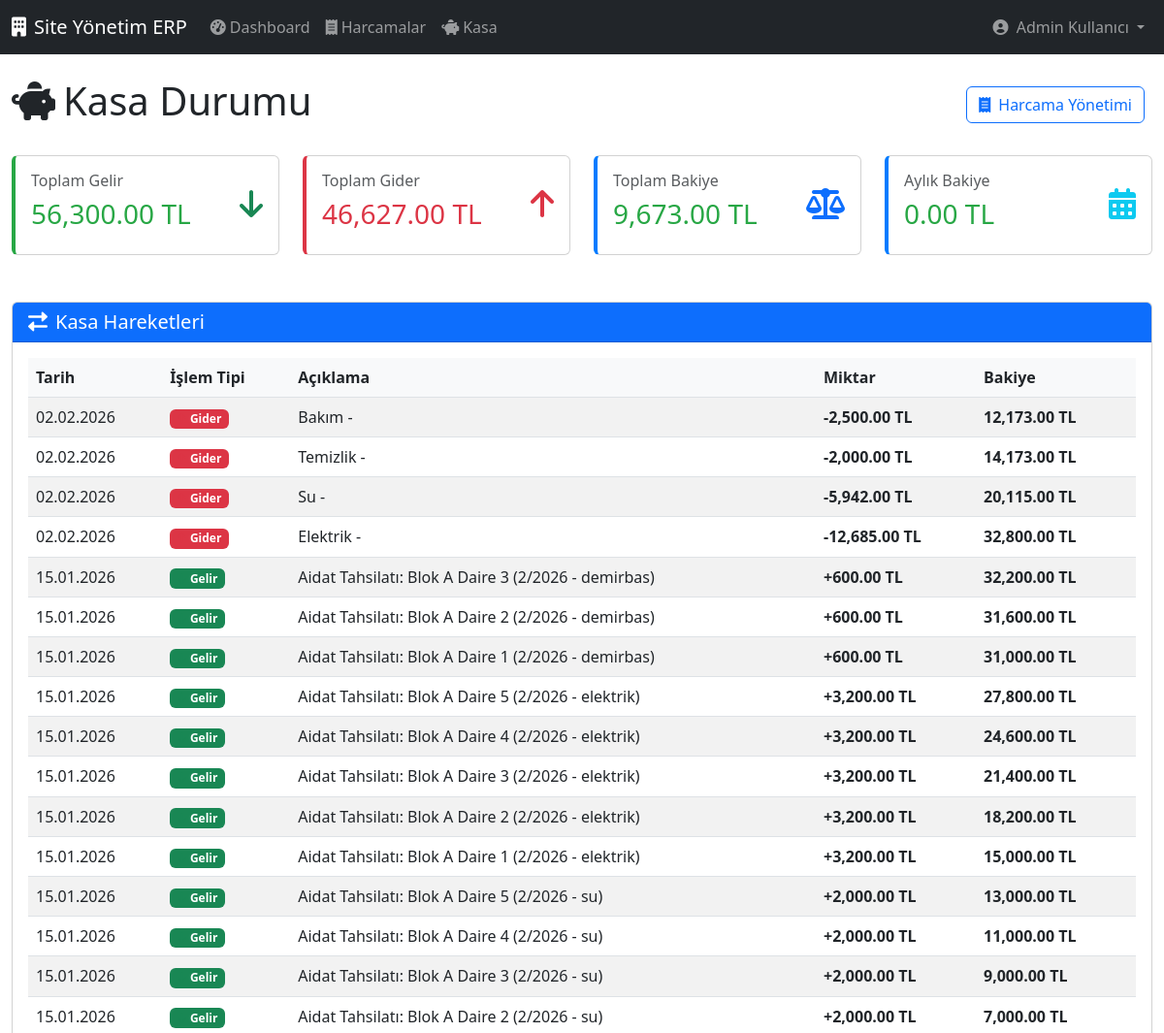
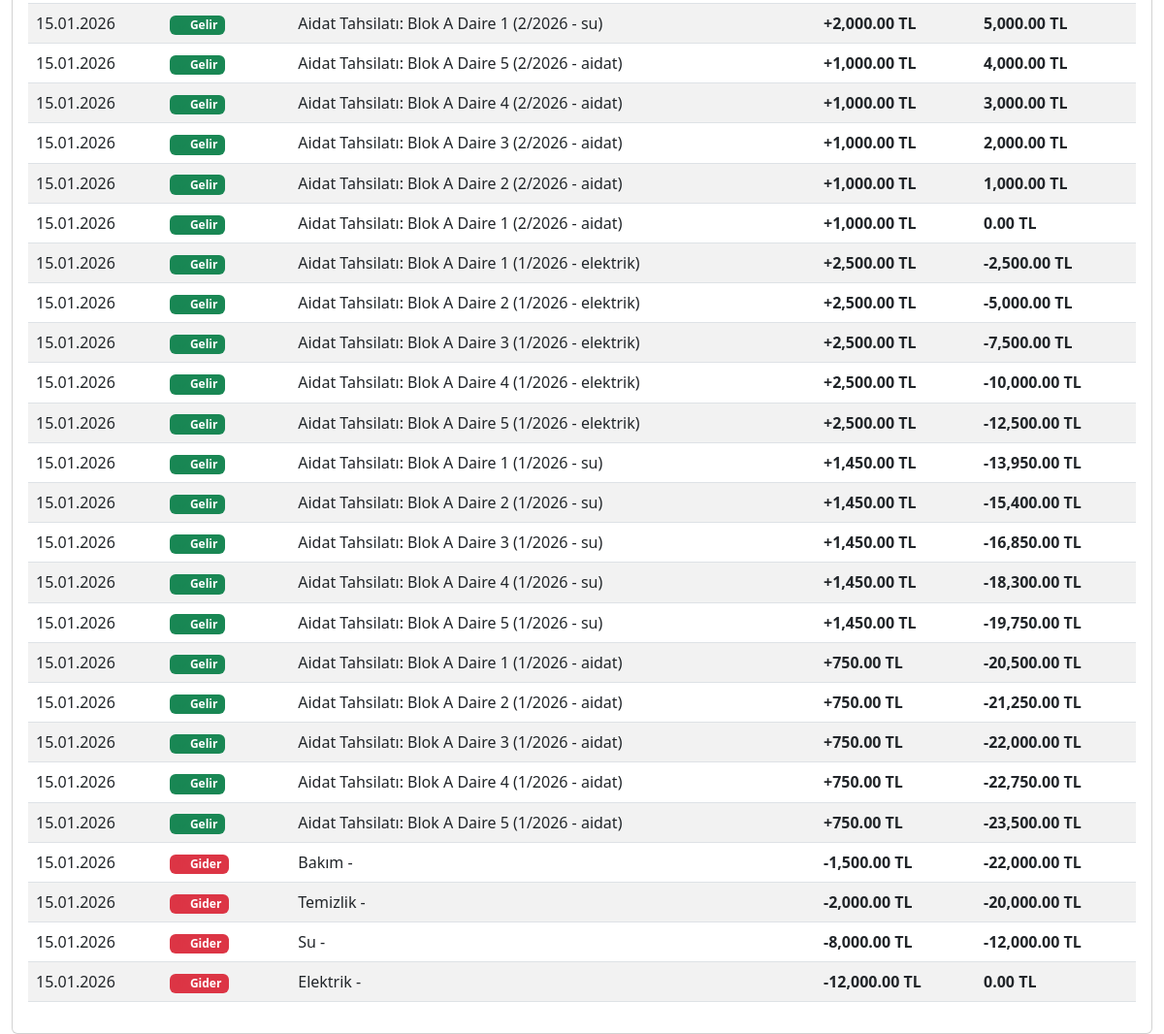
Page /kasa.php (signed in) on the committed database (2 pictures, top to bottom).
### tables this page shows
CREATE TABLE `kasa` (
  `id` int(11) NOT NULL,
  `islem_tipi` enum('gelir','gider') NOT NULL,
  `miktar` decimal(10,2) NOT NULL,
  `aciklama` text DEFAULT NULL,
  `tarih` date NOT NULL,
  `created_at` timestamp NOT NULL DEFAULT current_timestamp()
);

### kasa.php (the view, shortened to what this page needs)
<?php
include 'config.php';
$gelir_result = $conn->query("SELECT SUM(miktar) as total FROM kasa WHERE islem_tipi = 'gelir'");
$toplam_gelir = $gelir_result->fetch_assoc()['total'] ?? 0;
$gider_result = $conn->query("SELECT SUM(miktar) as total FROM kasa WHERE islem_tipi = 'gider'");
$toplam_gider = $gider_result->fetch_assoc()['total'] ?? 0;
$bakiye = $toplam_gelir - $toplam_gider;
$current_month = date('m');
$current_year = date('Y');
$aylik_gelir_result = $conn->query("SELECT SUM(miktar) as total FROM kasa WHERE islem_tipi = 'gelir' AND MONTH(tarih) = $current_month AND YEAR(tarih) = $current_year");
$aylik_gelir = $aylik_gelir_result->fetch_assoc()['total'] ?? 0;
$aylik_gider_result = $conn->query("SELECT SUM(miktar) as total FROM kasa WHERE islem_tipi = 'gider' AND MONTH(tarih) = $current_month AND YEAR(tarih) = $current_year");
$aylik_gider = $aylik_gider_result->fetch_assoc()['total'] ?? 0;
$aylik_bakiye = $aylik_gelir - $aylik_gider;
?>
<!DOCTYPE html>
<html lang="tr">
<head>
    <link href="https://cdn.jsdelivr.net/npm/bootstrap@5.3.0/dist/css/bootstrap.min.css" rel="stylesheet">
    <link rel="stylesheet" href="https://cdnjs.cloudflare.com/ajax/libs/font-awesome/6.0.0/css/all.min.css">
</head>
<body>
    <?php include 'admin_navbar.php'; ?>
    <div class="container-fluid mt-4">
        <div class="d-flex justify-content-between align-items-center mb-4">
            <h1><i class="fas fa-piggy-bank me-2"></i>Kasa Durumu</h1>
            <div>
                <a href="harcamalar.php" class="btn btn-outline-primary me-2">
                    <i class="fas fa-receipt me-2"></i>Harcama Yönetimi
                </a>
            </div>
        </div>
        <div class="row mb-4">
            <div class="col-xl-3 col-md-6 mb-4">
                <div class="card stat-card gelir">
                    <div class="card-body">
                        <div class="d-flex justify-content-between">
                            <div>
                                <h6 class="card-title text-muted">Toplam Gelir</h6>
                                <h3 class="positive"><?php echo number_format($toplam_gelir, 2); ?> TL</h3>
                            </div>
                            <div class="align-self-center">
                                <i class="fas fa-arrow-down fa-2x text-success"></i>
                            </div>
                        </div>
                    </div>
                </div>
            </div>
            <div class="col-xl-3 col-md-6 mb-4">
                <div class="card stat-card gider">
                    <div class="card-body">
                        <div class="d-flex justify-content-between">
                            <div>
                                <h6 class="card-title text-muted">Toplam Gider</h6>
                                <h3 class="negative"><?php echo number_format($toplam_gider, 2); ?> TL</h3>
                            </div>
                            <div class="align-self-center">
                                <i class="fas fa-arrow-up fa-2x text-danger"></i>
                            </div>
                        </div>
                    </div>
                </div>
            </div>
            <div class="col-xl-3 col-md-6 mb-4">
                <div class="card stat-card bakiye">
                    <div class="card-body">
                        <div class="d-flex justify-content-between">
                            <div>
                                <h6 class="card-title text-muted">Toplam Bakiye</h6>
                                <h3 class="<?php echo $bakiye >= 0 ? 'positive' : 'negative'; ?>">
                                    <?php echo number_format($bakiye, 2); ?> TL
                                </h3>
                            </div>
                            <div class="align-self-center">
                                <i class="fas fa-balance-scale fa-2x text-primary"></i>
                            </div>
                        </div>
                    </div>
                </div>
            </div>
            <div class="col-xl-3 col-md-6 mb-4">
                <div class="card stat-card bakiye">
                    <div class="card-body">
                        <div class="d-flex justify-content-between">
                            <div>
                                <h6 class="card-title text-muted">Aylık Bakiye</h6>
                                <h3 class="<?php echo $aylik_bakiye >= 0 ? 'positive' : 'negative'; ?>">
                                    <?php echo number_format($aylik_bakiye, 2); ?> TL
                                </h3>
                            </div>
                            <div class="align-self-center">
                                <i class="fas fa-calendar-alt fa-2x text-info"></i>
                            </div>
                        </div>
                    </div>
                </div>
            </div>
        </div>
        <div class="row">
            <div class="col-12">
                <div class="card">
                    <div class="card-header bg-primary text-white">
                        <h5 class="card-title mb-0">
                            <i class="fas fa-exchange-alt me-2"></i>Kasa Hareketleri
                        </h5>
                    </div>
                    <div class="card-body">
                        <div class="table-responsive">
                            <table class="table table-striped kasa-table">
                                <thead>
                                    <tr>
                                        <th>Tarih</th>
                                        <th>İşlem Tipi</th>
                                        <th>Açıklama</th>
                                        <th>Miktar</th>
                                        <th>Bakiye</th>
                                    </tr>
                                </thead>
                                <tbody>
                                    <?php
                                    $sql = "SELECT * FROM kasa ORDER BY tarih DESC, id DESC";
                                    $result = $conn->query($sql);
                                    $running_balance = $bakiye;
                                    if ($result->num_rows > 0) {
                                        while ($row = $result->fetch_assoc()) {
                                            $islem_class = $row['islem_tipi'] == 'gelir' ? 'positive' : 'negative';
                                            $islem_icon = $row['islem_tipi'] == 'gelir' ?
                                                '<i class="fas fa-arrow-down text-success me-1"></i>' :
                                                '<i class="fas fa-arrow-up text-danger me-1"></i>';
                                            if ($row['islem_tipi'] == 'gelir') {
                                                $running_balance -= $row['miktar'];
                                            } else {
                                                $running_balance += $row['miktar'];
                                            }
                                            echo "<tr>
                                                <td>".date('d.m.Y', strtotime($row['tarih']))."</td>
                                                <td>
                                                    <span class='badge bg-".($row['islem_tipi'] == 'gelir' ? 'success' : 'danger')."'>
                                                        {$islem_icon}".ucfirst($row['islem_tipi'])."
                                                    </span>
                                                </td>
                                                <td>{$row['aciklama']}</td>
                                                <td class='{$islem_class} fw-bold'>
                                                    ".($row['islem_tipi'] == 'gelir' ? '+' : '-').number_format($row['miktar'], 2)." TL
                                                </td>
                                                <td class='fw-bold'>".number_format($running_balance, 2)." TL</td>
                                            </tr>";
                                        }
                                    }
                                    ?>
                                </tbody>
                            </table>
                        </div>
                    </div>
                </div>
            </div>
        </div>
    </div>
</body>
</html>

### kasa.php (style rules this page uses)
.stat-card { border-left: 4px solid; transition: transform 0.3s; }
.stat-card.gelir { border-left-color: #28a745; }
.stat-card.gider { border-left-color: #dc3545; }
.stat-card.bakiye { border-left-color: #007bff; }
.positive { color: #28a745; }
.negative { color: #dc3545; }
.kasa-table th { background-color: #f8f9fa; }

### rows in the picture
kasa: tarih "02.02.2026", islem_tipi "Gider", aciklama "Bakım -", miktar "2,500.00", running_balance "12,173.00"
kasa: tarih "02.02.2026", islem_tipi "Gider", aciklama "Temizlik -", miktar "2,000.00", running_balance "14,173.00"
kasa: tarih "02.02.2026", islem_tipi "Gider", aciklama "Su -", miktar "5,942.00", running_balance "20,115.00"
kasa: tarih "02.02.2026", islem_tipi "Gider", aciklama "Elektrik -", miktar "12,685.00", running_balance "32,800.00"
kasa: tarih "15.01.2026", islem_tipi "Gelir", aciklama "Aidat Tahsilatı: Blok A Daire 3 (2/2026 - demirbas)", miktar "600.00", running_balance "32,200.00"
kasa: tarih "15.01.2026", islem_tipi "Gelir", aciklama "Aidat Tahsilatı: Blok A Daire 2 (2/2026 - demirbas)", miktar "600.00", running_balance "31,600.00"
kasa: tarih "15.01.2026", islem_tipi "Gelir", aciklama "Aidat Tahsilatı: Blok A Daire 1 (2/2026 - demirbas)", miktar "600.00", running_balance "31,000.00"
kasa: tarih "15.01.2026", islem_tipi "Gelir", aciklama "Aidat Tahsilatı: Blok A Daire 5 (2/2026 - elektrik)", miktar "3,200.00", running_balance "27,800.00"
kasa: tarih "15.01.2026", islem_tipi "Gelir", aciklama "Aidat Tahsilatı: Blok A Daire 4 (2/2026 - elektrik)", miktar "3,200.00", running_balance "24,600.00"
kasa: tarih "15.01.2026", islem_tipi "Gelir", aciklama "Aidat Tahsilatı: Blok A Daire 3 (2/2026 - elektrik)", miktar "3,200.00", running_balance "21,400.00"
kasa: tarih "15.01.2026", islem_tipi "Gelir", aciklama "Aidat Tahsilatı: Blok A Daire 2 (2/2026 - elektrik)", miktar "3,200.00", running_balance "18,200.00"
kasa: tarih "15.01.2026", islem_tipi "Gelir", aciklama "Aidat Tahsilatı: Blok A Daire 1 (2/2026 - elektrik)", miktar "3,200.00", running_balance "15,000.00"
kasa: tarih "15.01.2026", islem_tipi "Gelir", aciklama "Aidat Tahsilatı: Blok A Daire 5 (2/2026 - su)", miktar "2,000.00", running_balance "13,000.00"
kasa: tarih "15.01.2026", islem_tipi "Gelir", aciklama "Aidat Tahsilatı: Blok A Daire 4 (2/2026 - su)", miktar "2,000.00", running_balance "11,000.00"
kasa: tarih "15.01.2026", islem_tipi "Gelir", aciklama "Aidat Tahsilatı: Blok A Daire 3 (2/2026 - su)", miktar "2,000.00", running_balance "9,000.00"
kasa: tarih "15.01.2026", islem_tipi "Gelir", aciklama "Aidat Tahsilatı: Blok A Daire 2 (2/2026 - su)", miktar "2,000.00", running_balance "7,000.00"
kasa: tarih "15.01.2026", islem_tipi "Gelir", aciklama "Aidat Tahsilatı: Blok A Daire 1 (2/2026 - su)", miktar "2,000.00", running_balance "5,000.00"
kasa: tarih "15.01.2026", islem_tipi "Gelir", aciklama "Aidat Tahsilatı: Blok A Daire 5 (2/2026 - aidat)", miktar "1,000.00", running_balance "4,000.00"
kasa: tarih "15.01.2026", islem_tipi "Gelir", aciklama "Aidat Tahsilatı: Blok A Daire 4 (2/2026 - aidat)", miktar "1,000.00", running_balance "3,000.00"
kasa: tarih "15.01.2026", islem_tipi "Gelir", aciklama "Aidat Tahsilatı: Blok A Daire 3 (2/2026 - aidat)", miktar "1,000.00", running_balance "2,000.00"
kasa: tarih "15.01.2026", islem_tipi "Gelir", aciklama "Aidat Tahsilatı: Blok A Daire 2 (2/2026 - aidat)", miktar "1,000.00", running_balance "1,000.00"
kasa: tarih "15.01.2026", islem_tipi "Gelir", aciklama "Aidat Tahsilatı: Blok A Daire 1 (2/2026 - aidat)", miktar "1,000.00", running_balance "0.00"
kasa: tarih "15.01.2026", islem_tipi "Gelir", aciklama "Aidat Tahsilatı: Blok A Daire 1 (1/2026 - elektrik)", miktar "2,500.00", running_balance "-2,500.00"
kasa: tarih "15.01.2026", islem_tipi "Gelir", aciklama "Aidat Tahsilatı: Blok A Daire 2 (1/2026 - elektrik)", miktar "2,500.00", running_balance "-5,000.00"
kasa: tarih "15.01.2026", islem_tipi "Gelir", aciklama "Aidat Tahsilatı: Blok A Daire 3 (1/2026 - elektrik)", miktar "2,500.00", running_balance "-7,500.00"
kasa: tarih "15.01.2026", islem_tipi "Gelir", aciklama "Aidat Tahsilatı: Blok A Daire 4 (1/2026 - elektrik)", miktar "2,500.00", running_balance "-10,000.00"
kasa: tarih "15.01.2026", islem_tipi "Gelir", aciklama "Aidat Tahsilatı: Blok A Daire 5 (1/2026 - elektrik)", miktar "2,500.00", running_balance "-12,500.00"
kasa: tarih "15.01.2026", islem_tipi "Gelir", aciklama "Aidat Tahsilatı: Blok A Daire 1 (1/2026 - su)", miktar "1,450.00", running_balance "-13,950.00"
kasa: tarih "15.01.2026", islem_tipi "Gelir", aciklama "Aidat Tahsilatı: Blok A Daire 2 (1/2026 - su)", miktar "1,450.00", running_balance "-15,400.00"
kasa: tarih "15.01.2026", islem_tipi "Gelir", aciklama "Aidat Tahsilatı: Blok A Daire 3 (1/2026 - su)", miktar "1,450.00", running_balance "-16,850.00"
kasa: tarih "15.01.2026", islem_tipi "Gelir", aciklama "Aidat Tahsilatı: Blok A Daire 4 (1/2026 - su)", miktar "1,450.00", running_balance "-18,300.00"
kasa: tarih "15.01.2026", islem_tipi "Gelir", aciklama "Aidat Tahsilatı: Blok A Daire 5 (1/2026 - su)", miktar "1,450.00", running_balance "-19,750.00"
kasa: tarih "15.01.2026", islem_tipi "Gelir", aciklama "Aidat Tahsilatı: Blok A Daire 1 (1/2026 - aidat)", miktar "750.00", running_balance "-20,500.00"
kasa: tarih "15.01.2026", islem_tipi "Gelir", aciklama "Aidat Tahsilatı: Blok A Daire 2 (1/2026 - aidat)", miktar "750.00", running_balance "-21,250.00"
kasa: tarih "15.01.2026", islem_tipi "Gelir", aciklama "Aidat Tahsilatı: Blok A Daire 3 (1/2026 - aidat)", miktar "750.00", running_balance "-22,000.00"
kasa: tarih "15.01.2026", islem_tipi "Gelir", aciklama "Aidat Tahsilatı: Blok A Daire 4 (1/2026 - aidat)", miktar "750.00", running_balance "-22,750.00"
kasa: tarih "15.01.2026", islem_tipi "Gelir", aciklama "Aidat Tahsilatı: Blok A Daire 5 (1/2026 - aidat)", miktar "750.00", running_balance "-23,500.00"
kasa: tarih "15.01.2026", islem_tipi "Gider", aciklama "Bakım -", miktar "1,500.00", running_balance "-22,000.00"
kasa: tarih "15.01.2026", islem_tipi "Gider", aciklama "Temizlik -", miktar "2,000.00", running_balance "-20,000.00"
kasa: tarih "15.01.2026", islem_tipi "Gider", aciklama "Su -", miktar "8,000.00", running_balance "-12,000.00"
kasa: tarih "15.01.2026", islem_tipi "Gider", aciklama "Elektrik -", miktar "12,000.00", running_balance "0.00"

### other values in the picture
$_SESSION['ad'] "Admin"
$_SESSION['soyad'] "Kullanıcı"
$toplam_gelir "56,300.00"
$toplam_gider "46,627.00"
$bakiye "9,673.00"
$aylik_bakiye "0.00"
